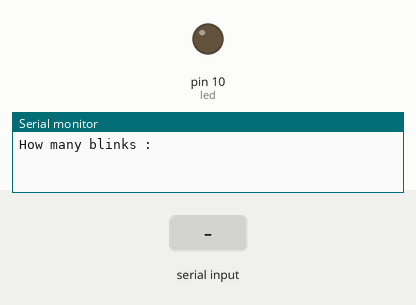
Simulated run of this sketch. Board: Arduino Uno, built with avr-gcc and run on an emulated ATmega328P. On the bench: output pins drawn as LEDs (lit = HIGH), the last lines printed to the serial monitor. Dashed ring = blinking. Inputs (shaded band) come from the test bench.

Above: at 1.2 s.
1.3 s: "90,45\n" received over Serial
At 1.49 s:
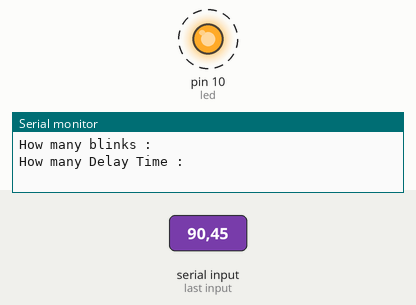
Timing chart, 0 to 10.3 s (numbered marks = the images above; inputs shaded):
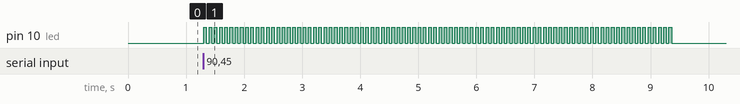

Measured:
- after the input at 1.3 s, pin 10 (led): alternates HIGH for 0.05 s and LOW for 0.05 s, 180 changes in all, then stays LOW, starting at once

The sketch:

exercise.ino
```cpp
int led = 10;
void setup() {
  pinMode(led,OUTPUT);
  Serial.begin(9600);
}
void loop() {
  Serial.println("How many blinks :");
  while (Serial.available() == 0) {;}
  int x = Serial.parseInt();
  Serial.println("How many Delay Time :");
  while (Serial.available() == 0) {;}
  int y = Serial.parseInt();
  for (int i=x;i>0;i--){
    digitalWrite(led,HIGH);
    delay(y);
    digitalWrite(led,LOW);
    delay(y);
    }
}
```
